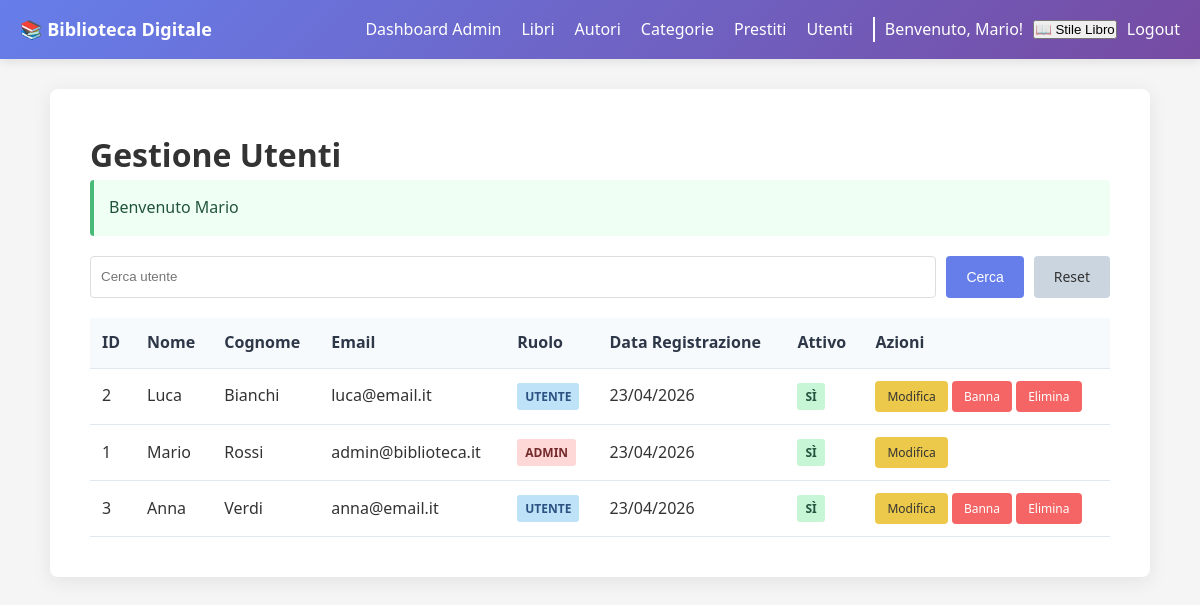
The page /admin/utenti/index.php (signed in) on the database its author committed.
### tables this page shows
CREATE TABLE IF NOT EXISTS utenti (
    id INT AUTO_INCREMENT PRIMARY KEY,
    nome VARCHAR(100) NOT NULL,
    cognome VARCHAR(100) NOT NULL,
    email VARCHAR(150) UNIQUE NOT NULL,
    password VARCHAR(255) NOT NULL,
    ruolo ENUM('utente', 'admin') DEFAULT 'utente',
    data_registrazione DATETIME DEFAULT CURRENT_TIMESTAMP,
    attivo BOOLEAN DEFAULT TRUE
);

### admin/utenti/index.php (the view, shortened to what this page needs)
<?php
require_once '../../config/database.php';
require_once '../../includes/functions.php';
$search = $_GET['search'] ?? '';
$sql = "SELECT * FROM utenti WHERE 1=1";
$sql .= " ORDER BY cognome, nome ASC";
$result = $conn->query($sql);
?>
<!DOCTYPE html>
<html lang="it">
<head>
    <link rel="stylesheet" href="../../assets/css/style.css">
</head>
<body>
    <?php include '../../includes/navbar.php'; ?>
    <div class="container">
        <h1>Gestione Utenti</h1>
        <form method="GET" class="search-form">
            <input type="text" name="search" placeholder="Cerca utente" value="<?php echo $search; ?>">
            <button type="submit" class="btn btn-primary">Cerca</button>
            <a href="index.php" class="btn btn-secondary">Reset</a>
        </form>
        <table class="table">
            <thead>
                <tr>
                    <th>ID</th>
                    <th>Nome</th>
                    <th>Cognome</th>
                    <th>Email</th>
                    <th>Ruolo</th>
                    <th>Data Registrazione</th>
                    <th>Attivo</th>
                    <th>Azioni</th>
                </tr>
            </thead>
            <tbody>
                <?php if ($result->num_rows > 0): ?>
                    <?php while($utente = $result->fetch_assoc()): ?>
                        <tr>
                            <td><?php echo $utente['id']; ?></td>
                            <td><?php echo $utente['nome']; ?></td>
                            <td><?php echo $utente['cognome']; ?></td>
                            <td><?php echo $utente['email']; ?></td>
                            <td>
                                <span class="badge badge-<?php echo $utente['ruolo'] == 'admin' ? 'danger' : 'info'; ?>">
                                    <?php echo ucfirst($utente['ruolo']); ?>
                                </span>
                            </td>
                            <td><?php echo date('d/m/Y', strtotime($utente['data_registrazione'])); ?></td>
                            <td>
                                <span class="badge badge-<?php echo $utente['attivo'] ? 'success' : 'danger'; ?>">
                                    <?php echo $utente['attivo'] ? 'Sì' : 'No'; ?>
                                </span>
                            </td>
                            <td>
                                <a href="edit.php?id=<?php echo $utente['id']; ?>" class="btn btn-small btn-warning">Modifica</a>
                                <?php if ($utente['id'] != $_SESSION['user_id']): ?>
                                    <?php if ($utente['attivo']): ?>
                                        <a href="ban.php?id=<?php echo $utente['id']; ?>&action=ban" class="btn btn-small btn-danger" onclick="return confirm('Vuoi davvero bannare questo utente?')">Banna</a>
                                    <?php else: ?>
                                        <a href="ban.php?id=<?php echo $utente['id']; ?>&action=unban" class="btn btn-small btn-success" onclick="return confirm('Vuoi ripristinare questo utente?')">Ripristina</a>
                                    <?php endif; ?>
                                    <a href="delete.php?id=<?php echo $utente['id']; ?>" class="btn btn-small btn-danger" onclick="return confirm('Sicuro?')">Elimina</a>
                                <?php endif; ?>
                            </td>
                        </tr>
                    <?php endwhile; ?>
                <?php else: ?>
                    <tr>
                        <td colspan="8" style="text-align:center;">Nessun utente trovato</td>
                    </tr>
                <?php endif; ?>
            </tbody>
        </table>
    </div>
</body>
</html>

### assets/css/style.css (style rules this page uses)
* { margin: 0; padding: 0; box-sizing: border-box; }
body { font-family: 'Segoe UI', Tahoma, Geneva, Verdana, sans-serif; line-height: 1.6; background-color: #f5f5f5; color: #333; }
.container { max-width: 1100px; margin: 30px auto; padding: 40px; background: white; border-radius: 8px; box-shadow: 0 4px 20px rgba(0,0,0,0.08); }
.btn { display: inline-block; padding: 10px 20px; text-decoration: none; border-radius: 4px; cursor: pointer; border: none; font-size: 14px; font-weight: 500; transition: all 0.3s; }
.btn-primary { background: #667eea; color: white; }
.btn-danger { background: #f56565; color: white; }
.btn-warning { background: #ecc94b; color: #333; }
.btn-secondary { background: #cbd5e0; color: #333; }
.btn-small { padding: 6px 12px; font-size: 12px; }
.table { width: 100%; border-collapse: collapse; margin-top: 20px; }
.table th, .table td { padding: 12px; text-align: left; border-bottom: 1px solid #e2e8f0; }
.table th { background: #f7fafc; font-weight: bold; color: #2d3748; }
.badge { display: inline-block; padding: 4px 8px; border-radius: 3px; font-size: 12px; font-weight: bold; text-transform: uppercase; }
.badge-success { background: #c6f6d5; color: #22543d; }
.badge-danger { background: #fed7d7; color: #742a2a; }
.badge-info { background: #bee3f8; color: #2c5282; }
.search-form { display: flex; gap: 10px; margin-bottom: 20px; flex-wrap: wrap; }
.search-form input, .search-form select { padding: 10px; border: 1px solid #ddd; border-radius: 4px; }
.search-form input { flex: 1; min-width: 200px; }

### rows shown on the page
utenti: id "2", nome "Luca", cognome "Bianchi", email "luca@email.it", ruolo "UTENTE", data_registrazione "23/04/2026", attivo "SÌ"
utenti: id "1", nome "Mario", cognome "Rossi", email "admin@biblioteca.it", ruolo "ADMIN", data_registrazione "23/04/2026", attivo "SÌ"
utenti: id "3", nome "Anna", cognome "Verdi", email "anna@email.it", ruolo "UTENTE", data_registrazione "23/04/2026", attivo "SÌ"

### other values the page prints
SITE_NAME "Biblioteca Digitale"
$_SESSION['nome'] "Mario"
$message "Benvenuto Mario"
